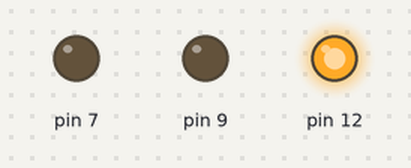
This sketch was run on a simulated Arduino Uno, built with avr-gcc and run on an emulated ATmega328P. On the bench: output pins drawn as LEDs (lit = HIGH).

Above: at 2.5 s.
At 5.5 s:
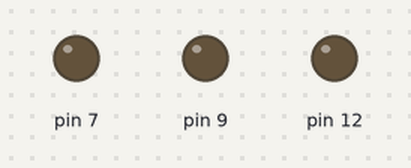
At 7.0 s:
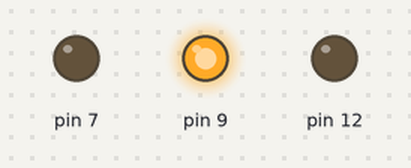
At 11.5 s:
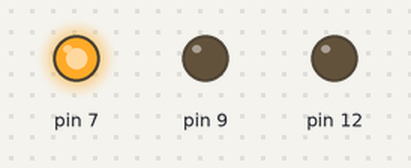
Timing chart, 0 to 19.5 s (numbered marks = the images above):
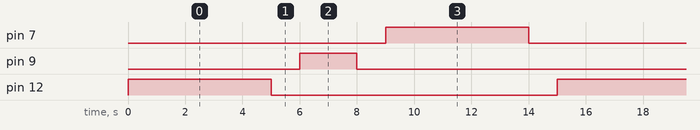

Measured:
- by itself, pin 7, pin 12: alternates HIGH for 5.0 s and LOW for 10.0 s
- by itself, pin 9: alternates HIGH for 2.0 s and LOW for 13.0 s
- by itself, everything shown: repeats every 15.0 s, in 6 steps

The sketch:

traffic_light1.ino
```cpp
// C++ code
void setup(){
  pinMode(12,OUTPUT);
  pinMode(9,OUTPUT);
  pinMode(7,OUTPUT);
}
void loop(){
  digitalWrite(12,HIGH);
  delay(5000);
  digitalWrite(12,LOW);
  delay(1000);
  digitalWrite(9,HIGH);
  delay(2000);
  digitalWrite(9,LOW);
  delay(1000);
  digitalWrite(7,HIGH);
  delay(5000);
  digitalWrite(7,LOW);
  delay(1000);
}
```
